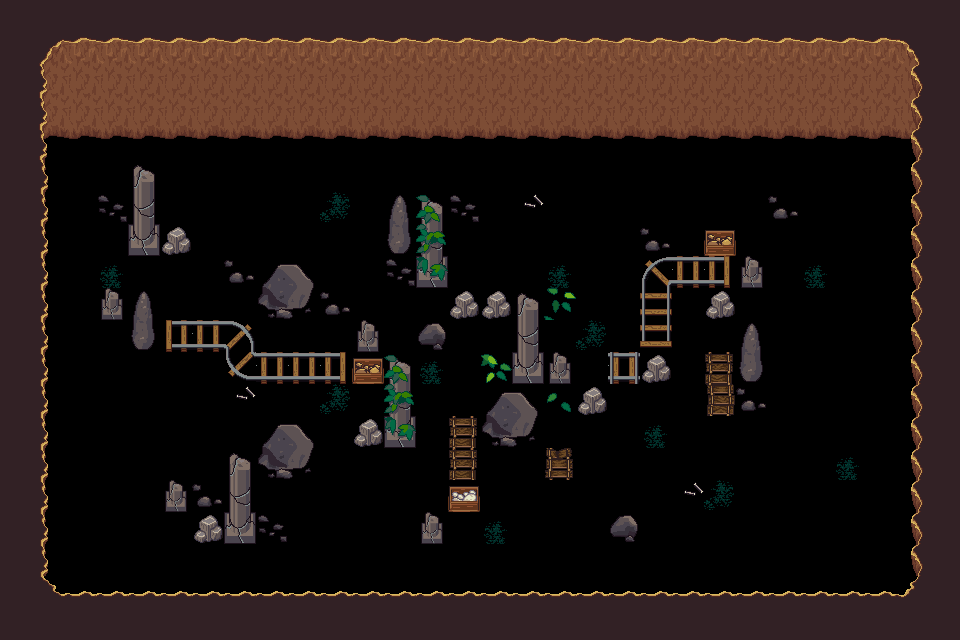

This game map was drawn from its Tiled (.tmx) file and the tilesets committed beside it. A one-line description and the full map source follow:
An orthogonal 30x20 tile map with 32x32 px tiles, 1 tile layer (Tile Layer 2).

<map version="1.4" tiledversion="1.4.3" orientation="orthogonal" renderorder="right-down" width="30" height="20" tilewidth="32" tileheight="32" infinite="0" nextlayerid="5" nextobjectid="1">
 <tileset firstgid="1" source="../dungeon.tsx" />
 <layer id="3" name="Tile Layer 2" width="30" height="20">
  <data encoding="csv">
322,322,322,322,322,322,322,322,322,322,322,322,322,322,322,322,322,322,322,322,322,322,322,322,322,322,322,322,322,322,
322,325,342,342,342,342,342,342,342,342,342,342,342,342,342,342,342,342,342,342,342,342,342,342,342,342,342,342,324,322,
322,345,362,362,362,362,362,362,362,362,362,362,362,362,362,362,362,362,362,362,362,362,362,362,362,362,362,362,344,322,
322,345,362,362,362,362,362,362,362,362,362,362,362,362,362,362,362,362,362,362,362,362,362,362,362,362,362,362,344,322,
322,365,382,382,382,382,382,382,382,382,382,382,382,382,382,382,382,382,382,382,382,382,382,382,382,382,382,382,364,322,
322,323,0,0,233,0,0,0,0,0,0,0,0,0,0,0,0,0,0,0,0,0,0,0,0,0,0,0,321,322,
322,323,0,231,253,0,0,0,0,0,24,0,209,237,231,0,62,0,0,0,0,0,0,0,290,0,0,0,321,322,
322,323,0,0,273,37,0,0,0,0,0,0,229,257,0,0,0,0,0,0,290,0,395,0,0,0,0,0,321,322,
322,323,0,4,0,0,0,290,235,236,0,0,231,277,0,0,0,4,0,0,294,332,333,393,0,4,0,0,321,322,
322,323,0,393,209,0,0,0,255,256,290,0,0,0,37,37,233,251,0,0,336,0,37,0,0,0,0,0,321,322,
322,323,0,0,229,331,332,295,0,0,0,393,0,310,0,0,253,0,24,0,356,0,0,209,0,0,0,0,321,322,
322,323,0,0,0,0,0,314,332,332,333,395,237,4,0,250,273,393,0,335,37,0,107,229,0,0,0,0,321,322,
322,323,0,0,0,0,0,62,0,0,24,0,257,0,0,235,236,270,37,0,0,0,127,290,0,0,0,0,321,322,
322,323,0,0,0,0,0,0,235,236,0,37,277,0,107,255,256,0,0,0,4,0,0,0,0,0,0,0,321,322,
322,323,0,0,0,0,0,233,255,256,0,0,0,0,107,0,0,148,0,0,0,0,0,0,0,0,4,0,321,322,
322,323,0,0,0,393,290,253,0,0,0,0,0,0,376,0,0,0,0,0,0,62,24,0,0,0,0,0,321,322,
322,323,0,0,0,0,37,273,231,0,0,0,0,393,0,4,0,0,0,310,0,0,0,0,0,0,0,0,321,322,
322,323,0,0,0,0,0,0,0,0,0,0,0,0,0,0,0,0,0,0,0,0,0,0,0,0,0,0,321,322,
322,305,302,302,302,302,302,302,302,302,302,302,302,302,302,302,302,302,302,302,302,302,302,302,302,302,302,302,304,322,
322,322,322,322,322,322,322,322,322,322,322,322,322,322,322,322,322,322,322,322,322,322,322,322,322,322,322,322,322,322
</data>
 </layer>
</map>
